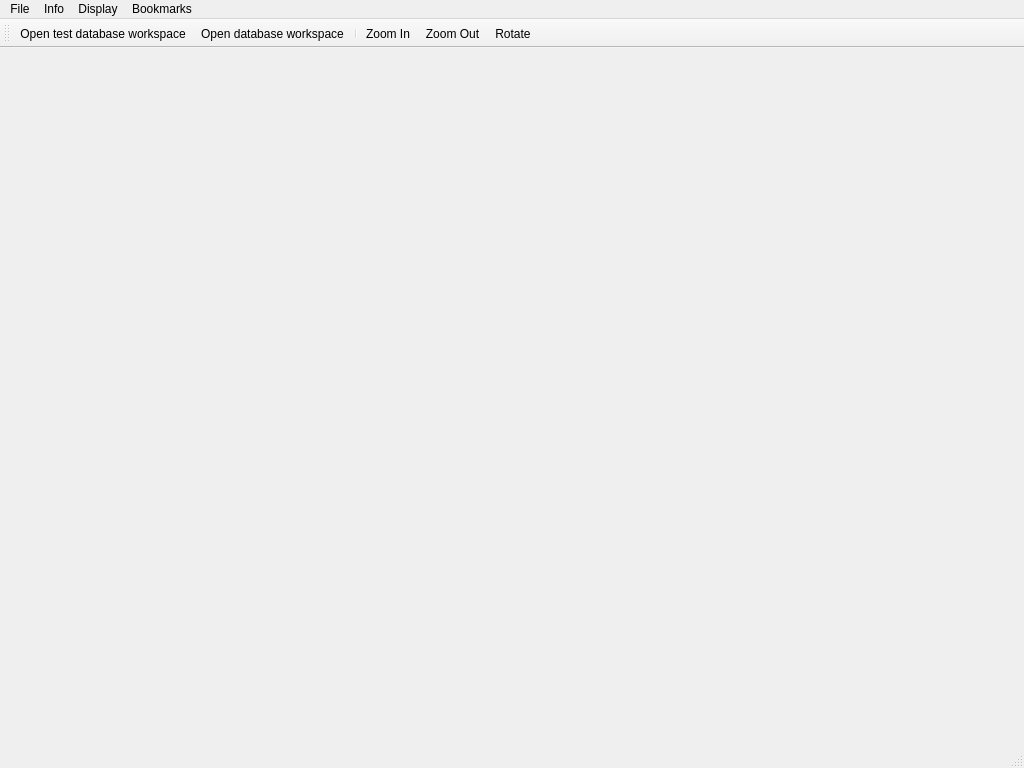
<?xml version="1.0" encoding="UTF-8"?>
<ui version="4.0">
 <class>MainWindow</class>
 <widget class="QMainWindow" name="MainWindow">
  <property name="geometry">
   <rect>
    <x>0</x>
    <y>0</y>
    <width>1024</width>
    <height>768</height>
   </rect>
  </property>
  <property name="windowTitle">
   <string>step_5_demo</string>
  </property>
  <property name="windowIcon">
   <iconset>
    <normalon>:/step_5_demo/skmecdis.png</normalon>
   </iconset>
  </property>
  <widget class="QWidget" name="centralWidget"/>
  <widget class="QMenuBar" name="menuBar">
   <property name="geometry">
    <rect>
     <x>0</x>
     <y>0</y>
     <width>1024</width>
     <height>25</height>
    </rect>
   </property>
   <widget class="QMenu" name="menuFile">
    <property name="title">
     <string>File</string>
    </property>
    <addaction name="actionOpen_test_database_workspace"/>
    <addaction name="actionOpen_database_workspace"/>
    <addaction name="separator"/>
    <addaction name="actionExit"/>
   </widget>
   <widget class="QMenu" name="menuDisplay">
    <property name="title">
     <string>Display</string>
    </property>
    <widget class="QMenu" name="menuDisplay_mode">
     <property name="title">
      <string>Display mode</string>
     </property>
     <addaction name="actionBase"/>
     <addaction name="actionStandart"/>
     <addaction name="actionFull"/>
    </widget>
    <widget class="QMenu" name="menuPalette">
     <property name="title">
      <string>Palette</string>
     </property>
     <addaction name="actionDay"/>
     <addaction name="actionDusk"/>
     <addaction name="actionNight"/>
    </widget>
    <widget class="QMenu" name="menuS_101_Portrayal">
     <property name="title">
      <string>S-101 Portrayal</string>
     </property>
     <addaction name="actionS_52"/>
     <addaction name="actionINT_1"/>
    </widget>
    <addaction name="actionPortrayal_parameters"/>
    <addaction name="menuS_101_Portrayal"/>
    <addaction name="menuDisplay_mode"/>
    <addaction name="menuPalette"/>
   </widget>
   <widget class="QMenu" name="menuInfo">
    <property name="title">
     <string>Info</string>
    </property>
    <addaction name="actionGeodatabase_update_history"/>
   </widget>
   <widget class="QMenu" name="menuBookmarks">
    <property name="title">
     <string>Bookmarks</string>
    </property>
    <addaction name="actionAdd_bookmark"/>
    <addaction name="actionBookmarks_list"/>
   </widget>
   <addaction name="menuFile"/>
   <addaction name="menuInfo"/>
   <addaction name="menuDisplay"/>
   <addaction name="menuBookmarks"/>
  </widget>
  <widget class="QToolBar" name="mainToolBar">
   <attribute name="toolBarArea">
    <enum>TopToolBarArea</enum>
   </attribute>
   <attribute name="toolBarBreak">
    <bool>false</bool>
   </attribute>
   <addaction name="actionOpen_test_database_workspace"/>
   <addaction name="actionOpen_database_workspace"/>
   <addaction name="separator"/>
   <addaction name="actionZoom_In"/>
   <addaction name="actionZoom_Out"/>
   <addaction name="actionRotate"/>
  </widget>
  <widget class="QStatusBar" name="statusBar">
   <property name="enabled">
    <bool>true</bool>
   </property>
  </widget>
  <action name="actionOpen_test_database_workspace">
   <property name="icon">
    <iconset resource="step_5_demo.qrc">
     <normaloff>:/step_5_demo/folder_in_24.png</normaloff>:/step_5_demo/folder_in_24.png</iconset>
   </property>
   <property name="text">
    <string>Open test database workspace</string>
   </property>
  </action>
  <action name="actionExit">
   <property name="text">
    <string>Exit</string>
   </property>
  </action>
  <action name="actionPortrayal_parameters">
   <property name="text">
    <string>Portrayal parameters</string>
   </property>
  </action>
  <action name="actionBase">
   <property name="checkable">
    <bool>true</bool>
   </property>
   <property name="text">
    <string>Base</string>
   </property>
  </action>
  <action name="actionStandart">
   <property name="checkable">
    <bool>true</bool>
   </property>
   <property name="text">
    <string>Standart</string>
   </property>
  </action>
  <action name="actionFull">
   <property name="checkable">
    <bool>true</bool>
   </property>
   <property name="text">
    <string>Full</string>
   </property>
  </action>
  <action name="actionDay">
   <property name="checkable">
    <bool>true</bool>
   </property>
   <property name="text">
    <string>Day</string>
   </property>
  </action>
  <action name="actionDusk">
   <property name="checkable">
    <bool>true</bool>
   </property>
   <property name="text">
    <string>Dusk</string>
   </property>
  </action>
  <action name="actionNight">
   <property name="checkable">
    <bool>true</bool>
   </property>
   <property name="text">
    <string>Night</string>
   </property>
  </action>
  <action name="actionZoom_In">
   <property name="icon">
    <iconset resource="step_5_demo.qrc">
     <normaloff>:/step_5_demo/zoom_in_24.png</normaloff>:/step_5_demo/zoom_in_24.png</iconset>
   </property>
   <property name="text">
    <string>Zoom In</string>
   </property>
   <property name="toolTip">
    <string>Zoom In</string>
   </property>
  </action>
  <action name="actionZoom_Out">
   <property name="icon">
    <iconset resource="step_5_demo.qrc">
     <normaloff>:/step_5_demo/zoom_out_24.png</normaloff>:/step_5_demo/zoom_out_24.png</iconset>
   </property>
   <property name="text">
    <string>Zoom Out</string>
   </property>
   <property name="toolTip">
    <string>Zoom Out</string>
   </property>
  </action>
  <action name="actionRotate">
   <property name="icon">
    <iconset resource="step_5_demo.qrc">
     <normaloff>:/step_5_demo/arrow_circle_right_24.png</normaloff>:/step_5_demo/arrow_circle_right_24.png</iconset>
   </property>
   <property name="text">
    <string>Rotate</string>
   </property>
   <property name="toolTip">
    <string>Rotate</string>
   </property>
  </action>
  <action name="actionOpen_database_workspace">
   <property name="icon">
    <iconset resource="step_5_demo.qrc">
     <normaloff>:/step_5_demo/folder_in_24.png</normaloff>:/step_5_demo/folder_in_24.png</iconset>
   </property>
   <property name="text">
    <string>Open database workspace</string>
   </property>
  </action>
  <action name="actionGeodatabase_update_history">
   <property name="text">
    <string>Geodatabase update history</string>
   </property>
  </action>
  <action name="actionAdd_bookmark">
   <property name="text">
    <string>Add bookmark</string>
   </property>
  </action>
  <action name="actionBookmarks_list">
   <property name="text">
    <string>Bookmarks list</string>
   </property>
  </action>
  <action name="actionS_52">
   <property name="checkable">
    <bool>true</bool>
   </property>
   <property name="text">
    <string>S-52</string>
   </property>
  </action>
  <action name="actionINT_1">
   <property name="checkable">
    <bool>true</bool>
   </property>
   <property name="text">
    <string>INT-1</string>
   </property>
  </action>
 </widget>
 <layoutdefault spacing="6" margin="11"/>
 <resources>
  <include location="step_5_demo.qrc"/>
 </resources>
 <connections>
  <connection>
   <sender>actionExit</sender>
   <signal>triggered()</signal>
   <receiver>MainWindow</receiver>
   <slot>OnAppClose()</slot>
   <hints>
    <hint type="sourcelabel">
     <x>-1</x>
     <y>-1</y>
    </hint>
    <hint type="destinationlabel">
     <x>199</x>
     <y>149</y>
    </hint>
   </hints>
  </connection>
  <connection>
   <sender>actionDay</sender>
   <signal>triggered()</signal>
   <receiver>MainWindow</receiver>
   <slot>OnDayPalette()</slot>
   <hints>
    <hint type="sourcelabel">
     <x>-1</x>
     <y>-1</y>
    </hint>
    <hint type="destinationlabel">
     <x>199</x>
     <y>149</y>
    </hint>
   </hints>
  </connection>
  <connection>
   <sender>actionDusk</sender>
   <signal>triggered()</signal>
   <receiver>MainWindow</receiver>
   <slot>OnDuskPalette()</slot>
   <hints>
    <hint type="sourcelabel">
     <x>-1</x>
     <y>-1</y>
    </hint>
    <hint type="destinationlabel">
     <x>199</x>
     <y>149</y>
    </hint>
   </hints>
  </connection>
  <connection>
   <sender>actionNight</sender>
   <signal>triggered()</signal>
   <receiver>MainWindow</receiver>
   <slot>OnNightPalette()</slot>
   <hints>
    <hint type="sourcelabel">
     <x>-1</x>
     <y>-1</y>
    </hint>
    <hint type="destinationlabel">
     <x>199</x>
     <y>149</y>
    </hint>
   </hints>
  </connection>
  <connection>
   <sender>actionBase</sender>
   <signal>triggered()</signal>
   <receiver>MainWindow</receiver>
   <slot>OnDisplayBase()</slot>
   <hints>
    <hint type="sourcelabel">
     <x>-1</x>
     <y>-1</y>
    </hint>
    <hint type="destinationlabel">
     <x>199</x>
     <y>149</y>
    </hint>
   </hints>
  </connection>
  <connection>
   <sender>actionStandart</sender>
   <signal>triggered()</signal>
   <receiver>MainWindow</receiver>
   <slot>OnDisplayStandart()</slot>
   <hints>
    <hint type="sourcelabel">
     <x>-1</x>
     <y>-1</y>
    </hint>
    <hint type="destinationlabel">
     <x>199</x>
     <y>149</y>
    </hint>
   </hints>
  </connection>
  <connection>
   <sender>actionFull</sender>
   <signal>triggered()</signal>
   <receiver>MainWindow</receiver>
   <slot>OnDisplayFull()</slot>
   <hints>
    <hint type="sourcelabel">
     <x>-1</x>
     <y>-1</y>
    </hint>
    <hint type="destinationlabel">
     <x>199</x>
     <y>149</y>
    </hint>
   </hints>
  </connection>
  <connection>
   <sender>actionOpen_test_database_workspace</sender>
   <signal>triggered()</signal>
   <receiver>MainWindow</receiver>
   <slot>OnOpenTestDatabaseWks()</slot>
   <hints>
    <hint type="sourcelabel">
     <x>-1</x>
     <y>-1</y>
    </hint>
    <hint type="destinationlabel">
     <x>199</x>
     <y>149</y>
    </hint>
   </hints>
  </connection>
  <connection>
   <sender>actionZoom_In</sender>
   <signal>triggered()</signal>
   <receiver>MainWindow</receiver>
   <slot>OnZoomIn()</slot>
   <hints>
    <hint type="sourcelabel">
     <x>-1</x>
     <y>-1</y>
    </hint>
    <hint type="destinationlabel">
     <x>511</x>
     <y>383</y>
    </hint>
   </hints>
  </connection>
  <connection>
   <sender>actionZoom_Out</sender>
   <signal>triggered()</signal>
   <receiver>MainWindow</receiver>
   <slot>OnZoomOut()</slot>
   <hints>
    <hint type="sourcelabel">
     <x>-1</x>
     <y>-1</y>
    </hint>
    <hint type="destinationlabel">
     <x>511</x>
     <y>383</y>
    </hint>
   </hints>
  </connection>
  <connection>
   <sender>actionPortrayal_parameters</sender>
   <signal>triggered()</signal>
   <receiver>MainWindow</receiver>
   <slot>OnPortrayalParameters()</slot>
   <hints>
    <hint type="sourcelabel">
     <x>-1</x>
     <y>-1</y>
    </hint>
    <hint type="destinationlabel">
     <x>511</x>
     <y>383</y>
    </hint>
   </hints>
  </connection>
  <connection>
   <sender>actionRotate</sender>
   <signal>triggered()</signal>
   <receiver>MainWindow</receiver>
   <slot>OnRotate()</slot>
   <hints>
    <hint type="sourcelabel">
     <x>-1</x>
     <y>-1</y>
    </hint>
    <hint type="destinationlabel">
     <x>511</x>
     <y>383</y>
    </hint>
   </hints>
  </connection>
  <connection>
   <sender>actionOpen_database_workspace</sender>
   <signal>triggered()</signal>
   <receiver>MainWindow</receiver>
   <slot>OnOpenDatabaseWorkspace()</slot>
   <hints>
    <hint type="sourcelabel">
     <x>-1</x>
     <y>-1</y>
    </hint>
    <hint type="destinationlabel">
     <x>511</x>
     <y>383</y>
    </hint>
   </hints>
  </connection>
  <connection>
   <sender>actionGeodatabase_update_history</sender>
   <signal>triggered()</signal>
   <receiver>MainWindow</receiver>
   <slot>OnGeodatabaseUpdateHistory()</slot>
   <hints>
    <hint type="sourcelabel">
     <x>-1</x>
     <y>-1</y>
    </hint>
    <hint type="destinationlabel">
     <x>511</x>
     <y>383</y>
    </hint>
   </hints>
  </connection>
  <connection>
   <sender>actionAdd_bookmark</sender>
   <signal>triggered()</signal>
   <receiver>MainWindow</receiver>
   <slot>OnAddBookmark()</slot>
   <hints>
    <hint type="sourcelabel">
     <x>-1</x>
     <y>-1</y>
    </hint>
    <hint type="destinationlabel">
     <x>511</x>
     <y>383</y>
    </hint>
   </hints>
  </connection>
  <connection>
   <sender>actionBookmarks_list</sender>
   <signal>triggered()</signal>
   <receiver>MainWindow</receiver>
   <slot>OnBookmarksList()</slot>
   <hints>
    <hint type="sourcelabel">
     <x>-1</x>
     <y>-1</y>
    </hint>
    <hint type="destinationlabel">
     <x>511</x>
     <y>383</y>
    </hint>
   </hints>
  </connection>
  <connection>
   <sender>actionS_52</sender>
   <signal>triggered()</signal>
   <receiver>MainWindow</receiver>
   <slot>OnS52Portrayal()</slot>
   <hints>
    <hint type="sourcelabel">
     <x>-1</x>
     <y>-1</y>
    </hint>
    <hint type="destinationlabel">
     <x>511</x>
     <y>383</y>
    </hint>
   </hints>
  </connection>
  <connection>
   <sender>actionINT_1</sender>
   <signal>triggered()</signal>
   <receiver>MainWindow</receiver>
   <slot>OnINT1Portrayal()</slot>
   <hints>
    <hint type="sourcelabel">
     <x>-1</x>
     <y>-1</y>
    </hint>
    <hint type="destinationlabel">
     <x>511</x>
     <y>383</y>
    </hint>
   </hints>
  </connection>
 </connections>
 <slots>
  <signal>signalAppClose()</signal>
  <signal>signalChangePalette(int)</signal>
  <signal>signalChangeDisplay(int)</signal>
  <signal>signalOpenTestDatabaseWks()</signal>
  <signal>signalZoomIn()</signal>
  <signal>signalZoomOut()</signal>
  <signal>signalPortrayalParameters()</signal>
  <signal>signalRotate()</signal>
  <signal>signalOpenDatabaseWorkspace()</signal>
  <signal>signalGeodatabaseUpdateHistory()</signal>
  <signal>signalAddBookmark()</signal>
  <signal>signalBookmarksList()</signal>
  <signal>signalChangePortrayal(char*)</signal>
  <slot>OnAppClose()</slot>
  <slot>OnUpdatePaletteMenuState()</slot>
  <slot>OnUpdateDisplayMenuState()</slot>
  <slot>OnDayPalette()</slot>
  <slot>OnDuskPalette()</slot>
  <slot>OnNightPalette()</slot>
  <slot>OnDisplayBase()</slot>
  <slot>OnDisplayStandart()</slot>
  <slot>OnDisplayFull()</slot>
  <slot>OnOpenTestDatabaseWks()</slot>
  <slot>OnZoomIn()</slot>
  <slot>OnZoomOut()</slot>
  <slot>OnPortrayalParameters()</slot>
  <slot>OnUpdateStatusBar()</slot>
  <slot>OnRotate()</slot>
  <slot>OnOpenDatabaseWorkspace()</slot>
  <slot>OnGeodatabaseUpdateHistory()</slot>
  <slot>OnAddBookmark()</slot>
  <slot>OnBookmarksList()</slot>
  <slot>OnS52Portrayal()</slot>
  <slot>OnINT1Portrayal()</slot>
  <slot>OnUpdatePortrayalMenuState()</slot>
 </slots>
</ui>
